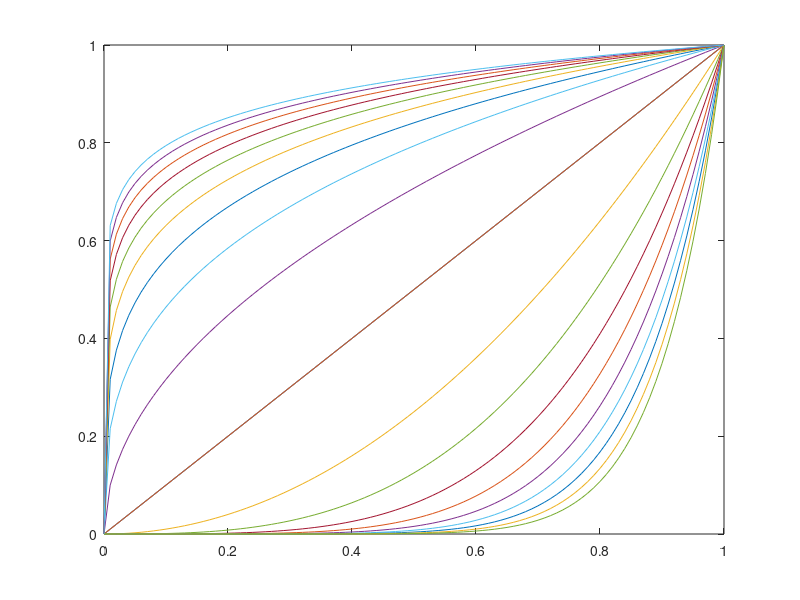

MATLAB code for this plot:
% ej2 t1 diagnostico mcn lcd uca
% luciano ponzellini marinelli 25.08.25

clear, clc % limplio variables y pantalla

% discretizo el intervalo [0,1] del eje x
xx = 0:.01:1;

for a=1:10
    y=@(x) x.^a;
    z=@(x) x.^(1/a);
    figure(1), plot(xx,y(xx),xx,z(xx)), hold on; 
    %hold on mantiene abierta la figura
end
hold off
